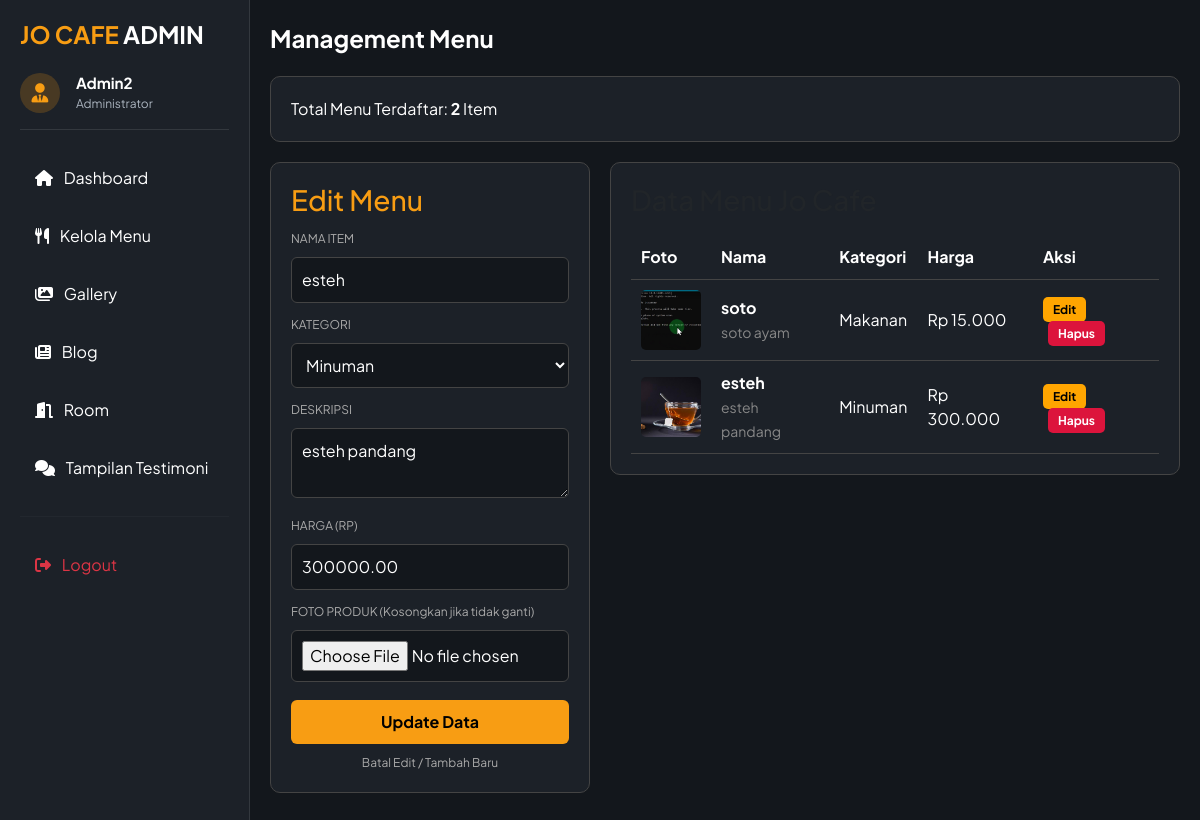
The app's page /dashboard/admin.php?page=menu&edit=1 (signed in) with its own data.
### tables this page shows
CREATE TABLE `menu` (
  `id_menu` int(11) NOT NULL,
  `id_admin` int(11) DEFAULT NULL,
  `nama_item` varchar(100) DEFAULT NULL,
  `kategori` enum('makanan','minuman') DEFAULT NULL,
  `deskripsi` text DEFAULT NULL,
  `harga` decimal(10,2) DEFAULT NULL,
  `gambar` varchar(255) DEFAULT NULL
);

### menu.php (the view, shortened to what this page needs)
<?php
include_once "../config/koneksi.php";
$is_edit = false;
$edit_data = ['id_menu' => '', 'nama_item' => '', 'kategori' => '', 'deskripsi' => '', 'harga' => '', 'gambar' => ''];
if (isset($_GET['edit'])) {
    $is_edit = true;
    $id_edit = $_GET['edit'];
    $result = mysqli_query($conn, "SELECT * FROM menu WHERE id_menu = '$id_edit'");
    $edit_data = mysqli_fetch_assoc($result);
}
?>
<div class="content-menu">
    <div class="title">Management Menu</div>
    <div class="stats">
        <div class="stat-box">
            <?php $count = mysqli_query($conn, "SELECT id_menu FROM menu"); ?>
            Total Menu Terdaftar: <strong><?php echo mysqli_num_rows($count); ?></strong> Item
        </div>
    </div>
    <div class="grid">
        <div class="card form">
            <h3 style="color: #f89d13; margin-top:0;"><?php echo $is_edit ? "Edit Menu" : "Tambah Menu"; ?></h3>
            <form action="admin.php?page=menu" method="POST" enctype="multipart/form-data">
                <label style="font-size: 12px; color: #aaa;">NAMA ITEM</label>
                <input type="text" name="nama_item" value="<?php echo htmlspecialchars($edit_data['nama_item']); ?>" placeholder="Contoh: Kopi Susu Gula Aren" required>
                <label style="font-size: 12px; color: #aaa;">KATEGORI</label>
                <select name="kategori">
                    <option value="minuman" <?php if($edit_data['kategori'] == 'minuman') echo 'selected'; ?>>Minuman</option>
                </select>
                <label style="font-size: 12px; color: #aaa;">DESKRIPSI</label>
                <textarea name="deskripsi" placeholder="Penjelasan singkat rasa/porsi..."><?php echo htmlspecialchars($edit_data['deskripsi']); ?></textarea>
                <label style="font-size: 12px; color: #aaa;">HARGA (RP)</label>
                <input type="text" name="harga" value="<?php echo $edit_data['harga']; ?>" placeholder="Contoh: 15000" required>
                <label style="font-size: 12px; color: #aaa;">FOTO PRODUK <?php if($is_edit) echo "(Kosongkan jika tidak ganti)"; ?></label>
                <input type="file" name="gambar" accept="image/*">
                <button type="submit" name="simpan" class="btn-submit"><?php echo $is_edit ? "Update Data" : "Simpan ke Menu"; ?></button>
                <?php if($is_edit): ?>
                    <a href="admin.php?page=menu" class="cancel-edit">Batal Edit / Tambah Baru</a>
                <?php endif; ?>
            </form>
        </div>
        <div class="card" style="flex:1;">
            <h3 style="margin-top:0;">Data Menu Jo Cafe</h3>
            <table>
                <thead>
                    <tr>
                        <th>Foto</th>
                        <th>Nama</th>
                        <th>Kategori</th>
                        <th>Harga</th>
                        <th>Aksi</th>
                    </tr>
                </thead>
                <tbody>
                    <?php
                    $get_menu = mysqli_query($conn, "SELECT * FROM menu ORDER BY kategori ASC, id_menu DESC");
                    while ($m = mysqli_fetch_assoc($get_menu)) {
                        $path_foto = !empty($m['gambar']) ? "../assets/img/menu/".$m['gambar'] : "https://via.placeholder.com/60x60?text=No+Img";
                    ?>
                    <tr>
                        <td><img src="<?php echo $path_foto; ?>" alt="Menu" class="img-menu"></td>
                        <td>
                            <strong><?php echo htmlspecialchars($m['nama_item']); ?></strong><br>
                            <small style="color: #888;"><?php echo htmlspecialchars($m['deskripsi']); ?></small>
                        </td>
                        <td><span style="text-transform: capitalize;"><?php echo $m['kategori']; ?></span></td>
                        <td>Rp <?php echo number_format($m['harga'], 0, ',', '.'); ?></td>
                        <td>
                            <a href="admin.php?page=menu&edit=<?php echo $m['id_menu']; ?>" class="btn-edit">Edit</a>
                            <a href="admin.php?page=menu&hapus=<?php echo $m['id_menu']; ?>" class="btn-del" onclick="return confirm('Hapus menu ini?')">Hapus</a>
                        </td>
                    </tr>
                    <?php } ?>
                </tbody>
            </table>
        </div>
    </div>
</div>

### dashboard/admin.php (style rules this page uses)
:root { --bg-main: #13171c; --bg-card: #1c2128; --text-main: #ffffff; --accent-gold: #f89d13; --border-dark: rgba(255, 255, 255, 0.1); }
body { font-family: 'Plus Jakarta Sans', sans-serif !important; background-color: var(--bg-main); color: var(--text-main); margin: 0; display: flex; }

### menu.php (style rules this page uses)
.content-menu { padding:20px; max-width:1100px; margin:auto; color: white; font-family: 'Plus Jakarta Sans', sans-serif; }
.title { font-size:24px; margin-bottom:20px; font-weight: bold; }
.stats { margin-bottom:20px; }
.stat-box { background:#1c2128; padding:20px; border-radius:10px; border: 1px solid #444; }
.grid { display:flex; gap:20px; align-items:flex-start; }
.card { background:#1c2128; padding:20px; border-radius:10px; border: 1px solid #444; }
.form { width:320px; }
table { width:100%; border-collapse:collapse; margin-top:10px; color: white; }
td, th { padding:10px; border-bottom:1px solid #444; text-align: left; }
input, select, textarea { width:100%; padding:10px; margin:8px 0; background:#13171c; color:white; border:1px solid #444; border-radius:6px; box-sizing: border-box; }
.btn-submit { width:100%; padding:10px; background:#f89d13; border:none; cursor:pointer; border-radius:6px; font-weight:bold; margin-top: 10px; color: black; }
.img-menu { width:60px; height:60px; object-fit:cover; border-radius:5px; background: #13171c; }
.btn-del { background: crimson; color: white; padding: 5px 10px; border-radius: 5px; text-decoration: none; font-size: 12px; font-weight: bold; margin-left: 5px; }
.btn-edit { background: orange; color: black; padding: 5px 10px; border-radius: 5px; text-decoration: none; font-size: 12px; font-weight: bold; }
.cancel-edit { display: block; text-align: center; margin-top: 10px; color: #aaa; text-decoration: none; font-size: 12px; }

### records on screen
menu: nama_item "esteh", kategori "Minuman", deskripsi "esteh pandang", harga "300000.00", gambar (picture), harga "300.000"
menu: gambar (picture), nama_item "soto", deskripsi "soto ayam", kategori "Makanan", harga "15.000"

### other values on screen
$_SESSION['username'] "Admin2"
mysqli_num_rows($count) "2"
